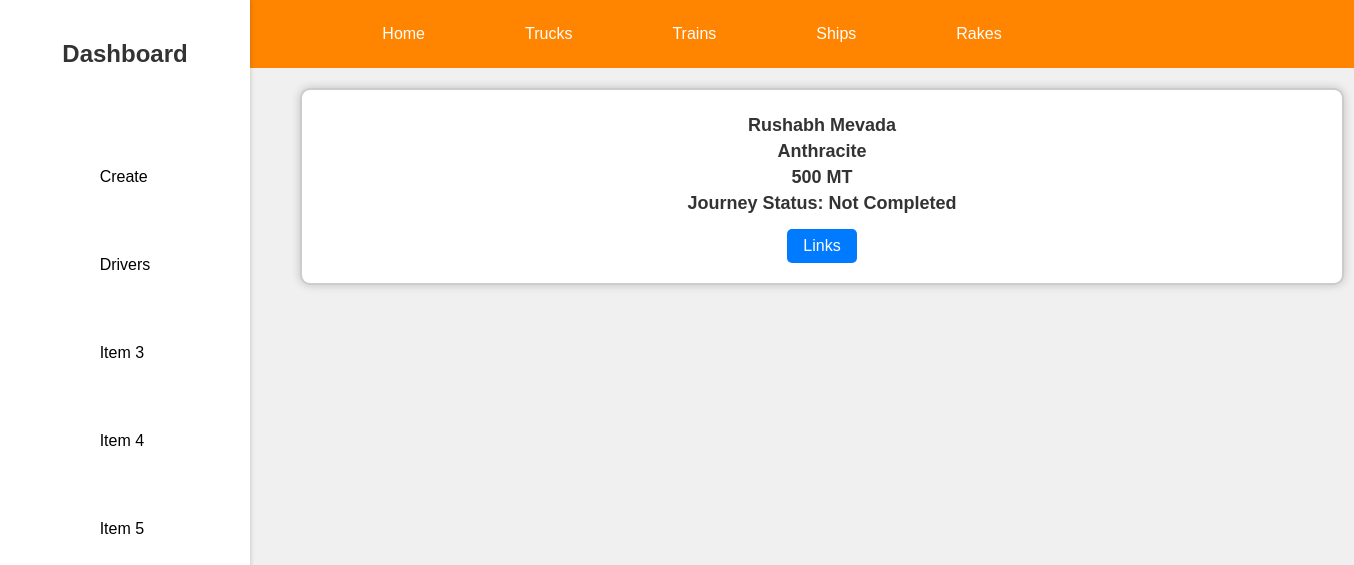
/tracker/trucks/list, run on an earlier commit of the app's database.
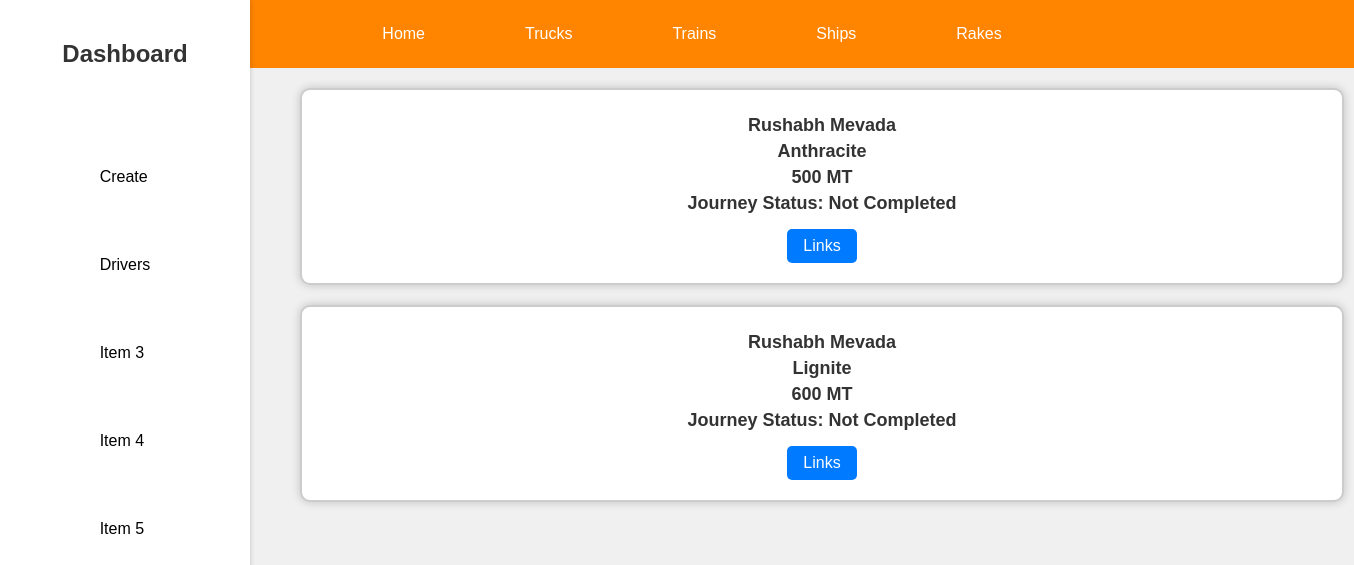
And on a later commit of the database.
### adminpanel/models.py (models this page shows, shortened)
class TruckJourney(models.Model):
    driver = models.ForeignKey(TruckDriver, on_delete=models.CASCADE)
    buyer = models.ForeignKey(Buyers, on_delete=models.CASCADE)
    COAL_TYPE_CHOICES = [
        ("Lignite", "Lignite"),
        ("Sub-Bituminous", "Sub-Bituminous"),
        ("Bituminous", "Bituminous"),
        ("Anthracite", "Anthracite"),
    ]
    coal_type = models.CharField(max_length=15, choices=COAL_TYPE_CHOICES)
    start_date = models.DateTimeField(auto_now_add=True)
    capacity = models.IntegerField()
    complete = models.BooleanField(default=False)

class TruckDriver(models.Model):
    name = models.CharField(max_length=200)
    truck_no = models.CharField(max_length=200, unique=True)
    joined_date = models.DateField(auto_now_add=True)
    aadhar_no = models.CharField(max_length=12, unique=True)
    license_no = models.CharField(max_length=200, unique=True)

### adminpanel/views.py (the view)
# urls.py: path('trucks/list',views.truck_list,name="truck_list"),
def truck_list(request):
    context = {'TruckJourney' : TruckJourney.objects.all()}
    return render(request, 'adminpanel/truck_list.html',context)

### adminpanel/templates/adminpanel/truck_list.html (shortened to what this page needs)
{% extends "adminpanel/dashboard.html" %}
{% block content %}
{% for journey in TruckJourney %}
<div class="container-list">
    <div class="card-list">
      <div>
        <h2>{{ journey.driver.name}}</h2>
        <h2>{{ journey.coal_type }}</h2>
        <h2>{{ journey.capacity }} MT</h2>
        <h2>Journey Status: Not Completed</h2>
        <a href="/tracker/trucks/{{journey.id}}">Links</a>
    </div>
    </div>
  </div>
{% endfor %}
{% endblock %}

What changed in the data, as far as the page shows it:
added TruckJourney: driver.name "Rushabh Mevada", coal_type "Lignite", capacity "600"
